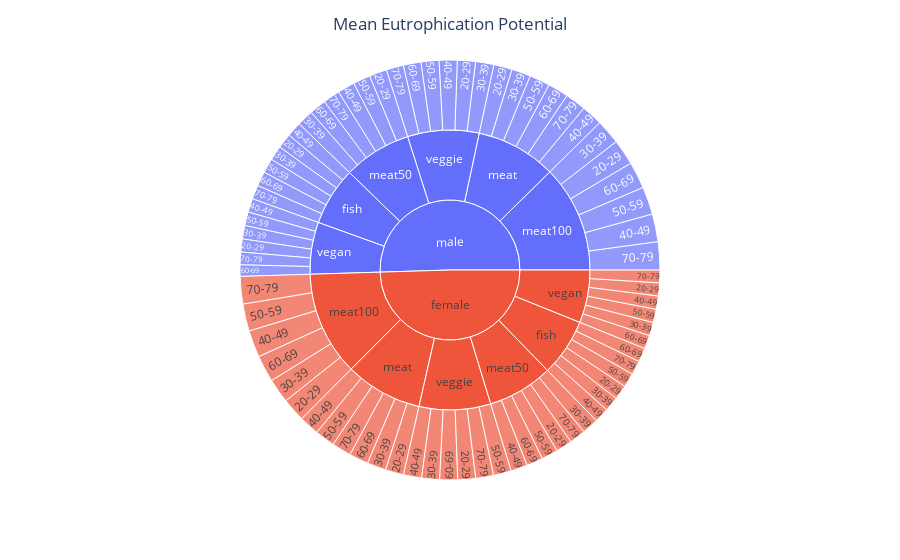

This figure's notebook cell:
### Code cell
fig = px.sunburst(grouped_data, path=['sex', 'diet_group', 'age_group'], values='ghgs_to_watuse_ratio')
fig.update_layout(title='Mean Eutrophication Potential', title_x=0.5)
fig.show()

### Figure 1 — Plotly figure (JSON) as saved in the notebook; plotly's stock layout.template omitted (floating-point values rounded to 4 significant figures)
{"data": [{"branchvalues": "total", "domain": {"x": [0, 1], "y": [0, 1]}, "hovertemplate": "labels=%{label}<br>ghgs_to_watuse_ratio=%{value}<br>parent=%{parent}<br>id=%{id}<extra></extra>", "ids": ["female/fish/20-29", "male/fish/20-29", "female/meat/20-29", "male/meat/20-29", "female/meat100/20-29", "male/meat100/20-29", "female/meat50/20-29", "male/meat50/20-29", "female/vegan/20-29", "male/vegan/20-29", "female/veggie/20-29", "male/veggie/20-29", "female/fish/30-39", "male/fish/30-39", "female/meat/30-39", "male/meat/30-39", "female/meat100/30-39", "male/meat100/30-39", "female/meat50/30-39", "male/meat50/30-39", "female/vegan/30-39", "male/vegan/30-39", "female/veggie/30-39", "male/veggie/30-39", "female/fish/40-49", "male/fish/40-49", "female/meat/40-49", "male/meat/40-49", "female/meat100/40-49", "male/meat100/40-49", "female/meat50/40-49", "male/meat50/40-49", "female/vegan/40-49", "male/vegan/40-49", "female/veggie/40-49", "male/veggie/40-49", "female/fish/50-59", "male/fish/50-59", "female/meat/50-59", "male/meat/50-59", "female/meat100/50-59", "male/meat100/50-59", "female/meat50/50-59", "male/meat50/50-59", "female/vegan/50-59", "male/vegan/50-59", "female/veggie/50-59", "male/veggie/50-59", "female/fish/60-69", "male/fish/60-69", "female/meat/60-69", "male/meat/60-69", "female/meat100/60-69", "male/meat100/60-69", "female/meat50/60-69", "male/meat50/60-69", "female/vegan/60-69", "male/vegan/60-69", "female/veggie/60-69", "male/veggie/60-69", "female/fish/70-79", "male/fish/70-79", "female/meat/70-79", "male/meat/70-79", "female/meat100/70-79", "male/meat100/70-79", "female/meat50/70-79", "male/meat50/70-79", "female/vegan/70-79", "male/vegan/70-79", "female/veggie/70-79", "male/veggie/70-79", "female/fish", "male/fish", "female/meat", "male/meat", "female/meat100", "male/meat100", "female/meat50", "male/meat50", "female/vegan", "male/vegan", "female/veggie", "male/veggie", "female", "male"], "labels": ["20-29", "20-29", "20-29", "20-29", "20-29", "20-29", "20-29", "20-29", "20-29", "20-29", "20-29", "20-29", "30-39", "30-39", "30-39", "30-39", "30-39", "30-39", "30-39", "30-39", "30-39", "30-39", "30-39", "30-39", "40-49", "40-49", "40-49", "40-49", "40-49", "40-49", "40-49", "40-49", "40-49", "40-49", "40-49", "40-49", "50-59", "50-59", "50-59", "50-59", "50-59", "50-59", "50-59", "50-59", "50-59", "50-59", "50-59", "50-59", "60-69", "60-69", "60-69", "60-69", "60-69", "60-69", "60-69", "60-69", "60-69", "60-69", "60-69", "60-69", "70-79", "70-79", "70-79", "70-79", "70-79", "70-79", "70-79", "70-79", "70-79", "70-79", "70-79", "70-79", "fish", "fish", "meat", "meat", "meat100", "meat100", "meat50", "meat50", "vegan", "vegan", "veggie", "veggie", "female", "male"], "name": "", "parents": ["female/fish", "male/fish", "female/meat", "male/meat", "female/meat100", "male/meat100", "female/meat50", "male/meat50", "female/vegan", "male/vegan", "female/veggie", "male/veggie", "female/fish", "male/fish", "female/meat", "male/meat", "female/meat100", "male/meat100", "female/meat50", "male/meat50", "female/vegan", "male/vegan", "female/veggie", "male/veggie", "female/fish", "male/fish", "female/meat", "male/meat", "female/meat100", "male/meat100", "female/meat50", "male/meat50", "female/vegan", "male/vegan", "female/veggie", "male/veggie", "female/fish", "male/fish", "female/meat", "male/meat", "female/meat100", "male/meat100", "female/meat50", "male/meat50", "female/vegan", "male/vegan", "female/veggie", "male/veggie", "female/fish", "male/fish", "female/meat", "male/meat", "female/meat100", "male/meat100", "female/meat50", "male/meat50", "female/vegan", "male/vegan", "female/veggie", "male/veggie", "female/fish", "male/fish", "female/meat", "male/meat", "female/meat100", "male/meat100", "female/meat50", "male/meat50", "female/vegan", "male/vegan", "female/veggie", "male/veggie", "female", "male", "female", "male", "female", "male", "female", "male", "female", "male", "female", "male", "", ""], "type": "sunburst", "values": [0.006458, 0.006574, 0.008104, 0.008173, 0.01049, 0.01141, 0.007251, 0.007801, 0.005786, 0.005776, 0.007918, 0.00804, 0.006507, 0.006507, 0.00843, 0.008486, 0.01081, 0.01095, 0.007206, 0.007236, 0.00597, 0.005959, 0.007972, 0.00809, 0.006583, 0.00665, 0.008902, 0.009424, 0.01198, 0.01232, 0.007408, 0.007634, 0.005884, 0.006097, 0.008023, 0.008001, 0.006267, 0.006491, 0.008888, 0.009107, 0.01205, 0.01232, 0.007274, 0.007681, 0.005935, 0.006064, 0.007902, 0.007961, 0.006225, 0.00645, 0.008515, 0.009141, 0.0119, 0.01188, 0.007295, 0.007455, 0.005994, 0.00508, 0.007927, 0.007842, 0.006249, 0.006206, 0.008609, 0.009223, 0.01223, 0.01248, 0.007206, 0.007504, 0.005613, 0.005625, 0.007915, 0.007655, 0.03829, 0.03888, 0.05145, 0.05355, 0.06947, 0.07137, 0.04364, 0.04531, 0.03518, 0.0346, 0.04766, 0.04759, 0.2857, 0.2913]}], "layout": {"legend": {"tracegroupgap": 0}, "margin": {"t": 60}, "title": {"text": "Mean Eutrophication Potential", "x": 0.5}}}
